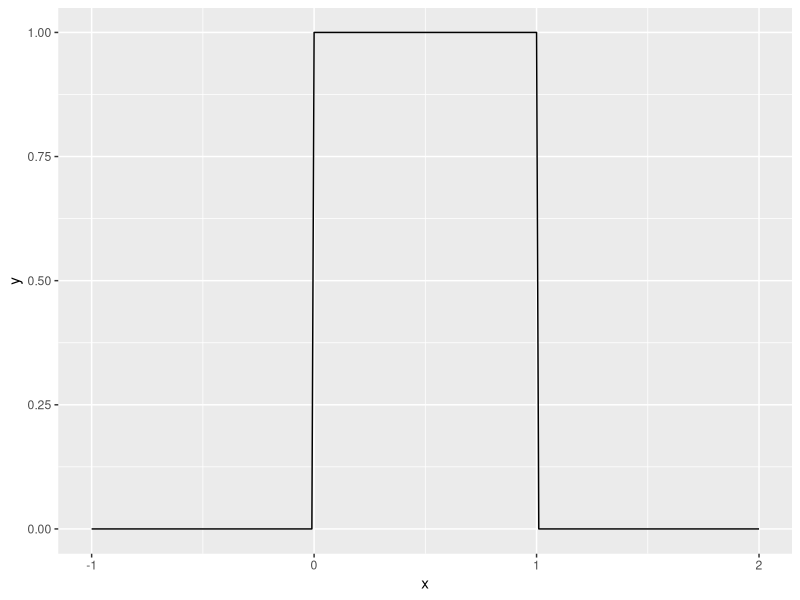
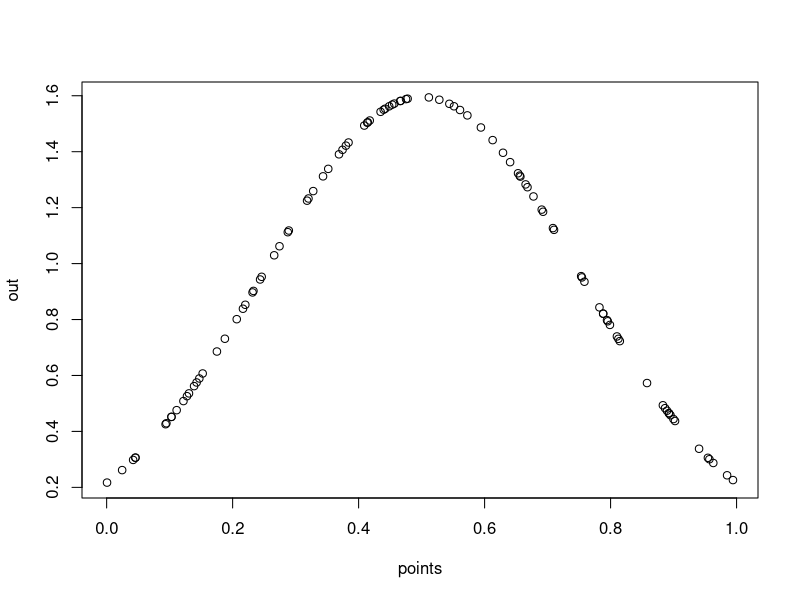
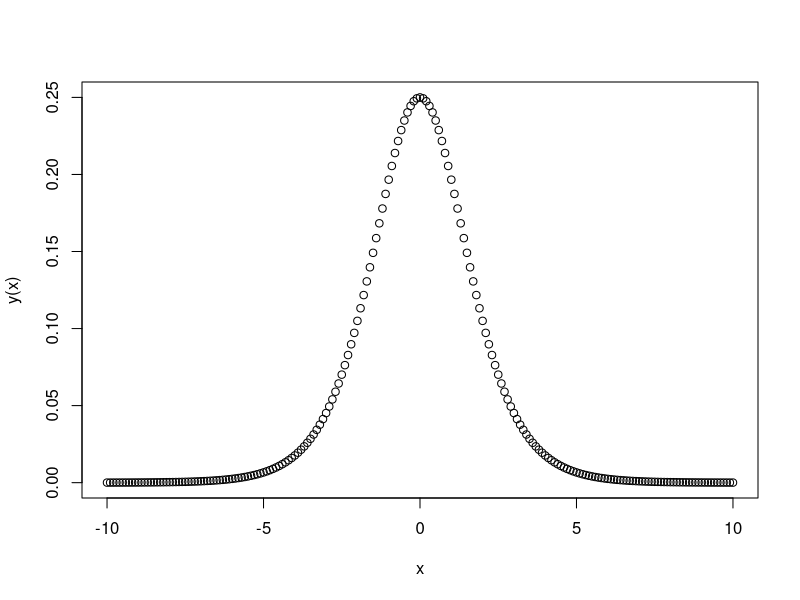

These figures' R source, in order:
## ---- chunk 1
knitr::opts_chunk$set(echo = TRUE)
library(tidyverse)
## ---- chunk 2
dat <- tibble(x = seq(-1, 2, by = 0.01),
              y = dunif(x))
ggplot(dat, aes(x = x, y = y)) + geom_line()
## ---- chunk 3
punif(0.7) - punif(0.1)
## ---- chunk 4
set.seed(123)
n <- 100
points <- runif(100, min = 0, max = 1)
## ---- chunk 5
set.seed(123)
n <- 100
points <- runif(100, min = 0, max = 1)
out <- dnorm(points, mean = .5, sd = 0.25)
plot(points, out)
## ---- chunk 6
x <- seq(-10, 10, by = 0.1)
y <- function(x){
  exp(-x)/((1+exp(-x))^2)
}

plot(x, y(x))
